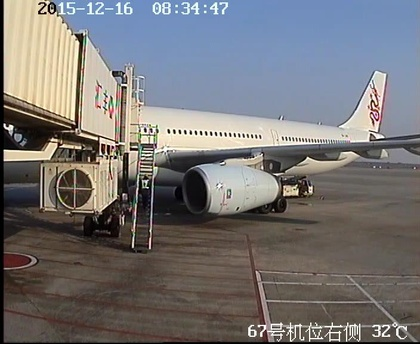
%> input picture img/1.jpg, 420 x 344 px, shrunk from 704 x 576 before the run
$ octave test2.m   (GNU Octave 9; MATLAB toolbox functions it lacks are replaced by stand-ins)
%> lines starting %> are read from the running program, lines starting %| are printed output that depends on the picture
clear; clc; close all;

img = imread('img/1.jpg');
%> img is the input picture: size 344x420x3 uint8; mean R, G, B 118.2, 116.3, 117.2
img_gray = rgb2gray(img); % convert to greyscale
[width, height] = size(img_gray);
%> width = 344; height = 420
fg = zeros(width, height);
bg = zeros(width, height);

C = 3;          % number of gaussian components (typically 3-5)
M = 3;          % number of background components
D = 2.5;        % positive deviation threshold
alpha = 0.01;   % learning rate (between 0 and 1)
thres = 0.5;    % foreground threshold
sd_init = 0.001;    % initial standard deviation (for new components)

pixel_depth = 8;
pixel_range = 2^pixel_depth - 1;
mean = rand([width, height, C])*pixel_range;    % pixel means
w = ones([width, height, C]) * 1/C;             % initialize weights array
sd = ones([width, height, C]) * sd_init;        % pixel standard deviations
u_diff = zeros(width,height,C);                 % difference of each pixel from mean
p = alpha/(1/C);                % initial p variable (used to update mean and sd)
rank = zeros(1,C);              % rank of components (w/sd)

for n = 1:38
    imgName = strcat('img/', int2str(n), '.jpg');
    img = imread(imgName);
    img_gray = double(rgb2gray(img));
%> img_gray: size 344x420 double

    % calculate difference of pixel values from mean
    img_gray_dim3 = cat(3, img_gray, img_gray, img_gray);
    u_diff = img_gray_dim3 - mean;
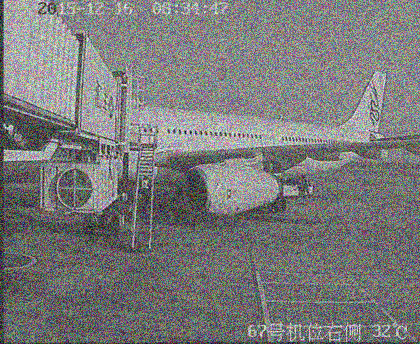
%> u_diff: size 344x420x3 double; mean R, G, B -10.5, -10.5, -10.5; drawn with min black and max white

    % update gaussian components for each pixel
    indices_to_update = u_diff<=D*sd;
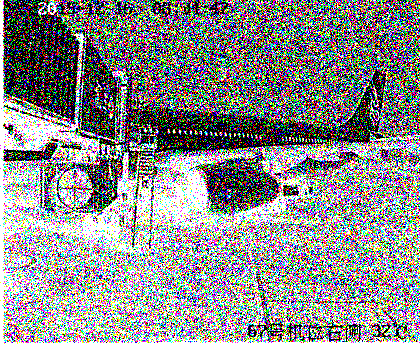
%> indices_to_update: size 344x420x3 logical; mean R, G, B 0.54, 0.542, 0.541
    w = (1 - alpha) * w;
    w(indices_to_update) = w(indices_to_update) + alpha;
    p = alpha./w;
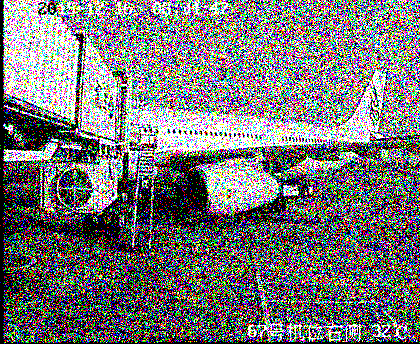
%> p: size 344x420x3 double; mean R, G, B 0.0298, 0.0298, 0.0298; drawn with min black and max white
    mean_new = (1-p).*mean + p.*img_gray_dim3;
    sd_new = sqrt((1-p).*sd.^2) + p.*(img_gray_dim3-mean).^2;
    mean(indices_to_update) = mean_new(indices_to_update);
    sd(indices_to_update) = sd_new(indices_to_update);
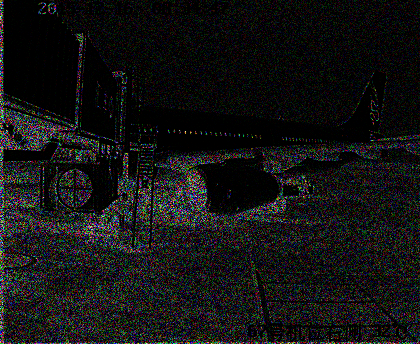
%> sd: size 344x420x3 double; mean R, G, B 150.4, 150.5, 150.6; drawn with min black and max white

    w = w ./ cat(3, sum(w,3),sum(w,3),sum(w,3));
    bg = sum(mean .* w, 3);
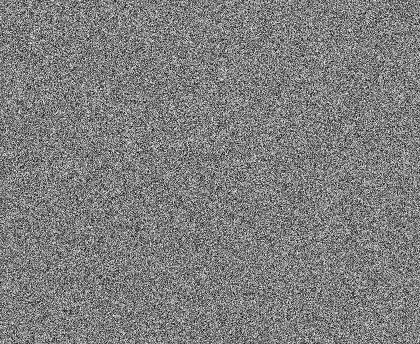
%> bg: size 344x420 double; min 2.1, max 249.5, mean 126.7

    % if no components match, create new component
    match = sum(indices_to_update, 3);
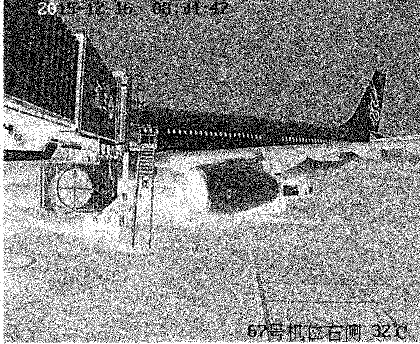
%> match: size 344x420 double; min 0, max 3, mean 1.62; drawn with min black and max white

    for i = 1:width
        for j = 1:height
            % if no components match, create new component
            if (match(i,j) == 0)
                [w_min, w_index] = min(w(i,j,:));
                mean(i,j,w_index) = img_gray(i,j);
                sd(i,j,w_index) = sd_init;
            end

% [24 lines of commented-out code are left out]
        end
    end
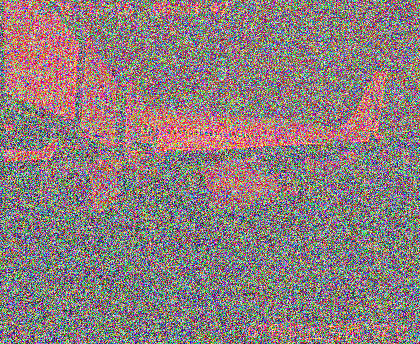
%> mean: size 344x420x3 double; mean R, G, B 141.2, 126.2, 126.2
%> after the loop, w_index = 1; w_min = 0.333
    n
%    subplot(2,1,1);imshow(img);
%    subplot(2,1,2);
imshow(uint8(bg));
%> (the run ends here)
